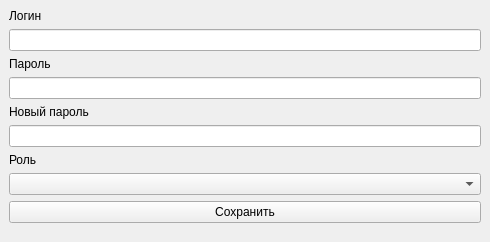
<?xml version="1.0" encoding="UTF-8"?>
<ui version="4.0">
 <class>MainWindow</class>
 <widget class="QMainWindow" name="MainWindow">
  <property name="geometry">
   <rect>
    <x>0</x>
    <y>0</y>
    <width>490</width>
    <height>242</height>
   </rect>
  </property>
  <property name="windowTitle">
   <string>Добавить / изменить данные пользователя системы</string>
  </property>
  <widget class="QWidget" name="centralwidget">
   <layout class="QGridLayout" name="gridLayout">
    <item row="9" column="0">
     <spacer name="verticalSpacer">
      <property name="orientation">
       <enum>Qt::Vertical</enum>
      </property>
      <property name="sizeHint" stdset="0">
       <size>
        <width>20</width>
        <height>40</height>
       </size>
      </property>
     </spacer>
    </item>
    <item row="0" column="0">
     <widget class="QLabel" name="label">
      <property name="text">
       <string>Логин</string>
      </property>
     </widget>
    </item>
    <item row="1" column="0">
     <widget class="QLineEdit" name="lineEdit"/>
    </item>
    <item row="8" column="0">
     <widget class="QPushButton" name="pushButton">
      <property name="text">
       <string>Сохранить</string>
      </property>
     </widget>
    </item>
    <item row="3" column="0">
     <widget class="QLineEdit" name="lineEdit_3">
      <property name="echoMode">
       <enum>QLineEdit::Password</enum>
      </property>
     </widget>
    </item>
    <item row="4" column="0">
     <widget class="QLabel" name="label_2">
      <property name="enabled">
       <bool>true</bool>
      </property>
      <property name="text">
       <string>Новый пароль</string>
      </property>
     </widget>
    </item>
    <item row="5" column="0">
     <widget class="QLineEdit" name="lineEdit_2">
      <property name="enabled">
       <bool>true</bool>
      </property>
      <property name="echoMode">
       <enum>QLineEdit::Password</enum>
      </property>
     </widget>
    </item>
    <item row="2" column="0">
     <widget class="QLabel" name="label_3">
      <property name="text">
       <string>Пароль</string>
      </property>
     </widget>
    </item>
    <item row="6" column="0">
     <widget class="QLabel" name="label_4">
      <property name="text">
       <string>Роль</string>
      </property>
     </widget>
    </item>
    <item row="7" column="0">
     <widget class="QComboBox" name="comboBox"/>
    </item>
   </layout>
  </widget>
 </widget>
 <resources/>
 <connections/>
</ui>
